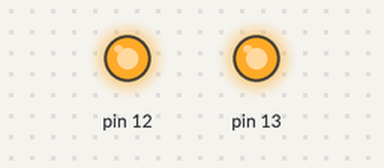
The sketch below on a simulated Arduino Uno, built with avr-gcc and run on an emulated ATmega328P. Parts: output pins drawn as LEDs (lit = HIGH).

Above: at 0.1 s.
Timing chart, 0 to 1.6 s (numbered marks = the images above):
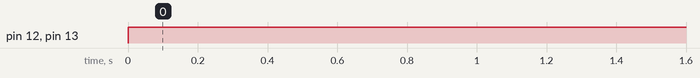

The sketch:

led_test.ino
```cpp
void setup() {
  // initialize digital pins 12 & 13 for LEDS
  pinMode(12, OUTPUT);
  pinMode(13, OUTPUT);
}

void loop() {
  digitalWrite(12, OUTPUT);   // turn the LED on (HIGH is the voltage level)
  digitalWrite(13, OUTPUT);                  // wait for a second
}
```

Measured:
- by itself, pin 12, pin 13: LOW → HIGH at 0.00 s
